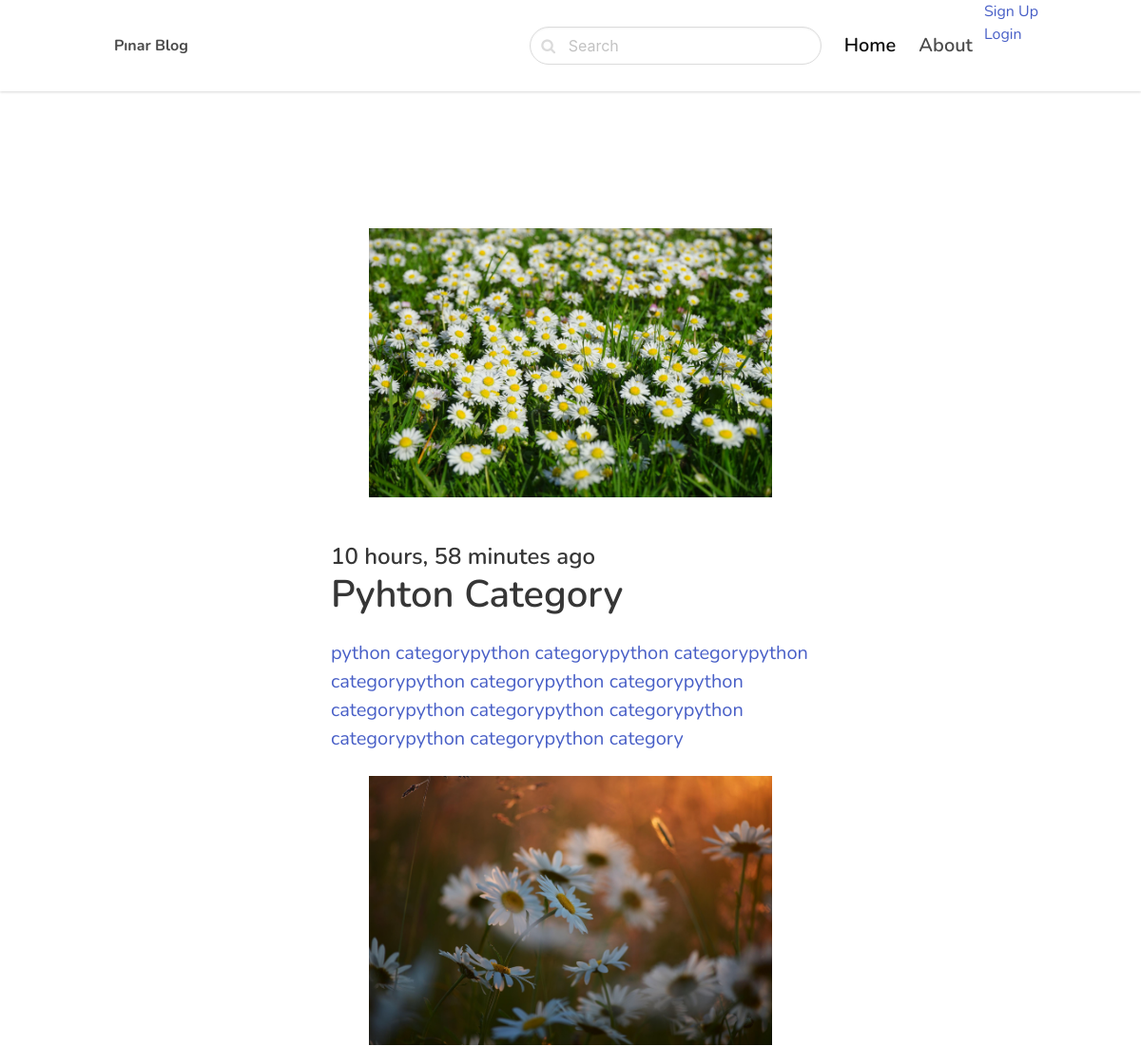
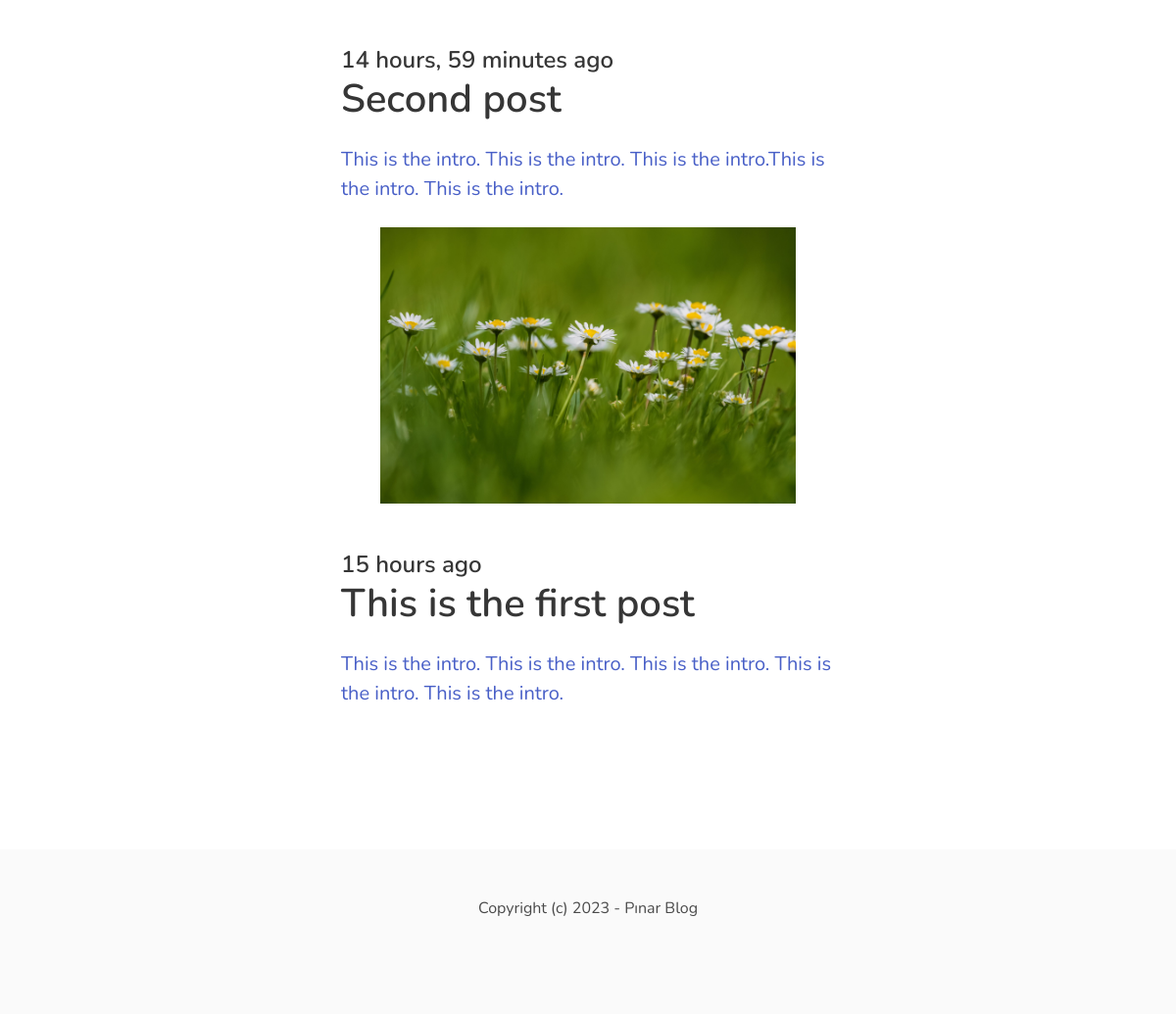
The page / on the database its author committed (2 pictures, top to bottom).
### pinarblog/models.py (models this page shows, shortened)
class Post(models.Model):
    ACTIVE='active'
    DRAFT='draft'
    CHOICES_STATUS=(
        (ACTIVE,'Active'),
        (DRAFT,'Draft')
    )
    category=models.ForeignKey(Category,related_name='posts',on_delete=models.CASCADE)
    title=models.CharField(max_length=225)
    slug=models.SlugField()
    intro=models.TextField()
    body=models.TextField()
    created_at=models.DateTimeField(auto_now_add=True)
    status=models.CharField(max_length=10,choices=CHOICES_STATUS,default=ACTIVE)
    image=models.ImageField(upload_to='uploads/', blank=True,null=True)
    class Meta:
        ordering=('-created_at',)

### core/views.py (the view)
# urls.py: path('',frontpage, name='frontpage'),
def frontpage(request):
    posts = Post.objects.filter(status=Post.ACTIVE)
    return render(request,'core/frontpage.html', {'posts': posts})

### core/templates/core/frontpage.html
{% extends 'core/base.html' %} {% block title %}Home | {% endblock %}
{% block content %}
    <section class="hero">
        <div class="hero-body">
            <div class="container">
                <section class="section">
                    <div class="columns">
                        <div class="column is-8 is-offset-2">
                            {% for post in posts %}
                                <div class="content is-medium">
                                    <a href="{% url 'post_detail' post.category.slug post.slug %}">
                                    {% if post.image %}
                                        <figure class="image">
                                            <img src="{{ post.image.url }}">
                                        </figure>
                                    {% endif %}
                                        <h2 class="subtitle is-4">{{ post.created_at|timesince }} ago</h2>
                                    <h1 class="title">{{ post.title }}</h1>
                                    <p>{{ post.intro }}</p>
                                    </a>
                                </div>
                            {% endfor %}
                        </div>
                    </div>
                </section>
            </div>
        </div>
   </section>
{% endblock %}

### core/templates/core/base.html (style rules this page uses)
body { font-family: "Nunito", sans-serif; }

### rows shown on the page
Post: image (picture), created_at "10 hours, 58 minutes", title "Pyhton Category", intro "python categorypython categorypython categorypython categorypython categorypython categorypython categorypython categorypython categorypython categorypython categorypython category"
Post: image (picture), created_at "14 hours, 59 minutes", title "Second post", intro "This is the intro. This is the intro. This is the intro.This is the intro. This is the intro."
Post: image (picture), created_at "15 hours", title "This is the first post", intro "This is the intro. This is the intro. This is the intro. This is the intro. This is the intro."
